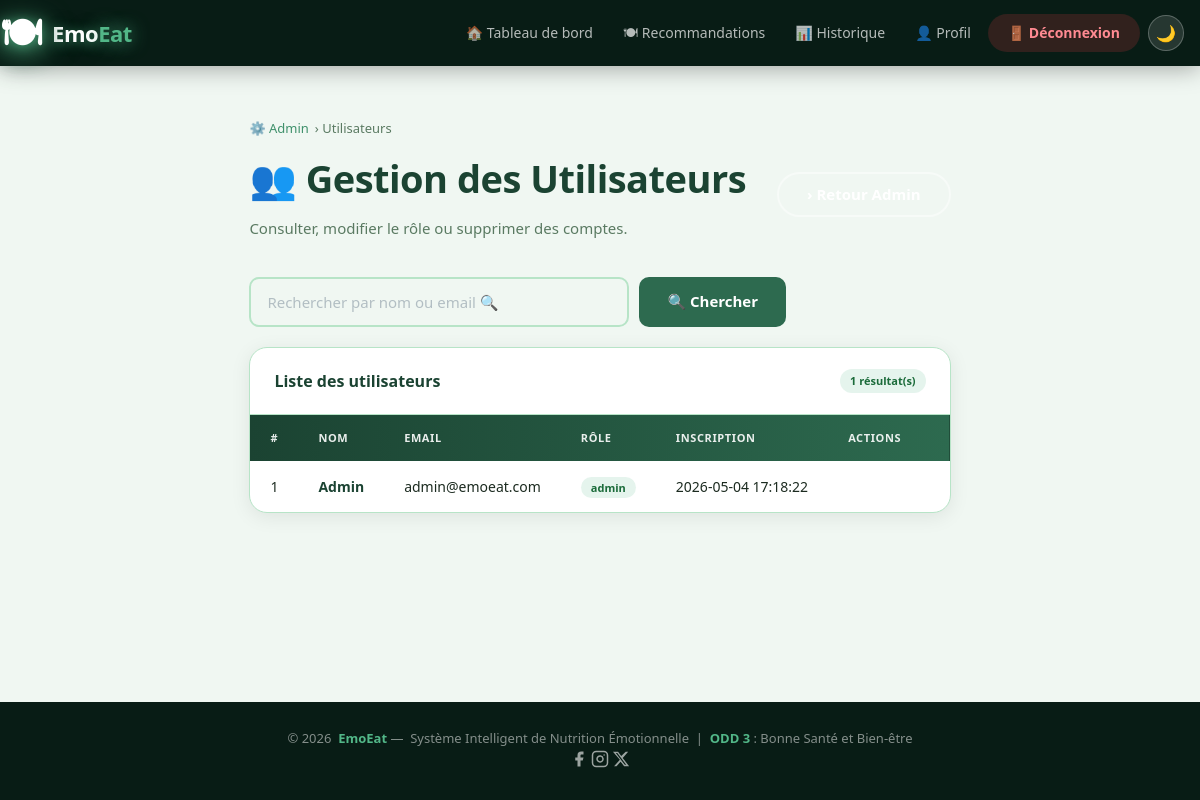
/admin_users.php (signed in), run on the app's committed database.
### tables this page shows
CREATE TABLE USERS (
    ID_USER INT AUTO_INCREMENT PRIMARY KEY,
    NAME VARCHAR(100),
    EMAIL VARCHAR(100) UNIQUE,
    PASSWORD VARCHAR(255),
    ROLE VARCHAR(20),
    CREATED_AT DATETIME DEFAULT CURRENT_TIMESTAMP
);

### admin_users.php (the view, shortened to what this page needs)
<?php
include("connexion.php");
$search = trim($_GET['q'] ?? '');
$users  = [];
try {
    if($search !== '') {
        $stmt = $conn->prepare(
            "SELECT ID_USER, NAME, EMAIL, ROLE, CREATED_AT FROM USERS
             WHERE LOWER(NAME) LIKE :q OR LOWER(EMAIL) LIKE :q
             ORDER BY CREATED_AT DESC"
        );
        $like = '%' . strtolower($search) . '%';
        $stmt->bindParam(':q', $like);
    } else {
        $stmt = $conn->prepare(
            "SELECT ID_USER, NAME, EMAIL, ROLE, CREATED_AT FROM USERS ORDER BY CREATED_AT DESC"
        );
    }
    $stmt->execute();
    $users = $stmt->fetchAll(PDO::FETCH_ASSOC);
} catch(PDOException $e) {
    $msg = "Erreur de chargement.";
    $msg_type = 'danger';
}
?>
<!DOCTYPE html>
<html lang="fr">
<head>
    <link rel="stylesheet" href="style.css?v=25">
</head>
<body>
<?php include('navbar.php'); ?>
<div class="page-wrap">
    <div class="breadcrumb">
        <a href="dashboard_admin.php">&#9881;&#65039; Admin</a>  &rsaquo; Utilisateurs
    </div>
    <div class="page-header-row page-header">
        <div>
            <h1>&#128101; Gestion des Utilisateurs</h1>
            <p>Consulter, modifier le rôle ou supprimer des comptes.</p>
        </div>
        <a href="dashboard_admin.php" class="btn btn-outline"> &rsaquo; Retour Admin</a>
    </div>
    <form method="GET" style="margin-bottom:20px;display:flex;gap:10px;">
        <input type="text" name="q" class="form-control" placeholder="Rechercher par nom ou email &#128269;"
               value="<?php echo htmlspecialchars($search); ?>" style="max-width:380px;">
        <button type="submit" class="btn btn-green">&#128269; Chercher</button>
    </form>
    <div class="table-wrap">
        <div class="table-head">
            <h3>Liste des utilisateurs</h3>
            <span class="tag tag-g"><?php echo count($users); ?> résultat(s)</span>
        </div>
        <table class="data-table">
            <thead>
                <tr>
                    <th>#</th><th>Nom</th><th>Email</th><th>Rôle</th><th>Inscription</th><th>Actions</th>
                </tr>
            </thead>
            <tbody>
            <?php if(empty($users)): ?>
                <tr><td colspan="6" style="text-align:center;padding:30px;color:var(--text-l);">Aucun utilisateur trouvé.</td></tr>
            <?php else: ?>
            <?php foreach($users as $u): ?>
            <tr>
                <td><?php echo (int)$u['ID_USER']; ?></td>
                <td><strong><?php echo htmlspecialchars($u['NAME'] ?? ''); ?></strong></td>
                <td><?php echo htmlspecialchars($u['EMAIL'] ?? ''); ?></td>
                <td>
                    <span class="tag <?php echo ($u['ROLE'] === 'ADMIN') ? 'tag-r' : 'tag-g'; ?>">
                        <?php echo htmlspecialchars($u['ROLE'] ?? 'CLIENT'); ?>
                    </span>
                </td>
                <td><?php echo htmlspecialchars($u['CREATED_AT'] ?? '&#8212;'); ?></td>
                <td style="display:flex;gap:6px;flex-wrap:wrap;">
                    <form method="POST" style="display:inline;">
                        <button type="submit" name="change_role"
                                class="btn btn-outline" style="padding:4px 10px;font-size:12px;"
                                onclick="return confirm('Changer le rôle de cet utilisateur ?');">
                        </button>
                    </form>
                </td>
            </tr>
            <?php endforeach; ?>
            <?php endif; ?>
            </tbody>
        </table>
    </div>
</div>
<?php include('footer.php'); ?>
</body>
</html>

### style.css (style rules this page uses)
:root { --primary: #2D6A4F; --primary-l: #40916C; --primary-d: #1B4332; --accent: #52B788; --accent-d: #2D6A4F; --danger: #E63946; --success: #52B788; --warning: #95D5B2; --info: #74C69D; --bg: #F0F7F2; --bg-card: #FFFFFF; --bg-dark: #081C15; --text: #1C2B20; --text-m: #3A5240; --text-l: #5A7A62; --border: #B7E4C7; --shadow-sm: 0 2px 8px rgba(0,0,0,.06); --shadow: 0 4px 20px rgba(0,0,0,.08); --shadow-lg: 0 12px 40px rgba(0,0,0,.14); --radius: 18px; --radius-sm: 10px; --ease: all .28s cubic-bezier(.4,0,.2,1); }
*, *::before, *::after { box-sizing: border-box; margin: 0; padding: 0; }
html { scroll-behavior: smooth; }
body { font-family: 'Segoe UI', system-ui, -apple-system, sans-serif; background: var(--bg); color: var(--text); line-height: 1.65; min-height: 100vh; display: flex; flex-direction: column; }
a { text-decoration: none; color: inherit; }
input, select, button, textarea { font-family: inherit; }
.btn { display: inline-flex; align-items: center; gap: 8px; padding: 13px 28px; border-radius: 50px; font-size: 15px; font-weight: 600; border: none; cursor: pointer; transition: var(--ease); text-decoration: none; line-height: 1; }
.btn-outline { background: transparent; color: #fff; border: 2px solid rgba(255,255,255,.45); }
.btn-green { background: var(--primary); color: #fff; border-radius: var(--radius-sm); }
.page-wrap { max-width: 1240px; margin: 0 auto; padding: 52px 28px; flex: 1; }
.page-header { margin-bottom: 36px; }
.page-header h1 { font-size: clamp(24px, 3.5vw, 38px); font-weight: 800; color: var(--primary-d); letter-spacing: -.5px; }
.page-header p { font-size: 15px; color: var(--text-l); margin-top: 6px; }
.page-header-row { display: flex; align-items: center; justify-content: space-between; flex-wrap: wrap; gap: 16px; }
.breadcrumb { display: flex; align-items: center; gap: 6px; font-size: 13px; color: var(--text-l); margin-bottom: 8px; }
.breadcrumb a { color: var(--primary-l); }
.tag { padding: 3px 10px; border-radius: 50px; font-size: 11px; font-weight: 700; }
.tag-g { background: rgba(82,183,136,.15); color: #1B6B3A; }
.form-control { width: 100%; padding: 13px 16px; border: 2px solid var(--border); border-radius: var(--radius-sm); font-size: 15px; color: var(--text); background: var(--bg); outline: none; transition: var(--ease); }
.form-control::placeholder { color: #B2BEC3; }
.table-wrap { background: var(--bg-card); border-radius: var(--radius); box-shadow: var(--shadow); overflow: hidden; border: 1px solid var(--border); }
.table-head { padding: 20px 24px; border-bottom: 1px solid var(--border); display: flex; align-items: center; justify-content: space-between; flex-wrap: wrap; gap: 12px; }
.table-head h3 { font-size: 16px; font-weight: 700; color: var(--primary-d); }
.data-table { width: 100%; border-collapse: collapse; }
.data-table thead { background: linear-gradient(90deg, var(--primary-d), var(--primary)); }
.data-table thead th { padding: 14px 20px; font-size: 11px; font-weight: 700; color: rgba(255,255,255,.9); text-transform: uppercase; letter-spacing: .6px; text-align: left; white-space: nowrap; }
.data-table tbody tr { border-bottom: 1px solid var(--border); transition: var(--ease); }
.data-table tbody tr:last-child { border-bottom: none; }
.data-table tbody td { padding: 13px 20px; font-size: 14px; color: var(--text); }
.data-table tbody td strong { color: var(--primary-d); }
h1, .section-title h2 { animation: logoFloat 3s ease-in-out infinite; display: inline-block; }
body, .form-card, .feature-card, .step-card, .section-alt, .stat-card, .action-card, .food-card-with-photo, input, select, textarea, .auth-form-panel, .auth-wrap { transition: background-color .32s ease, color .22s ease, border-color .28s ease; }

### data on the page
users: ID_USER "1", NAME "Admin", EMAIL "admin@emoeat.com", ROLE "admin", CREATED_AT "2026-05-04 17:18:22"

### other printed values
count($users) "1"
